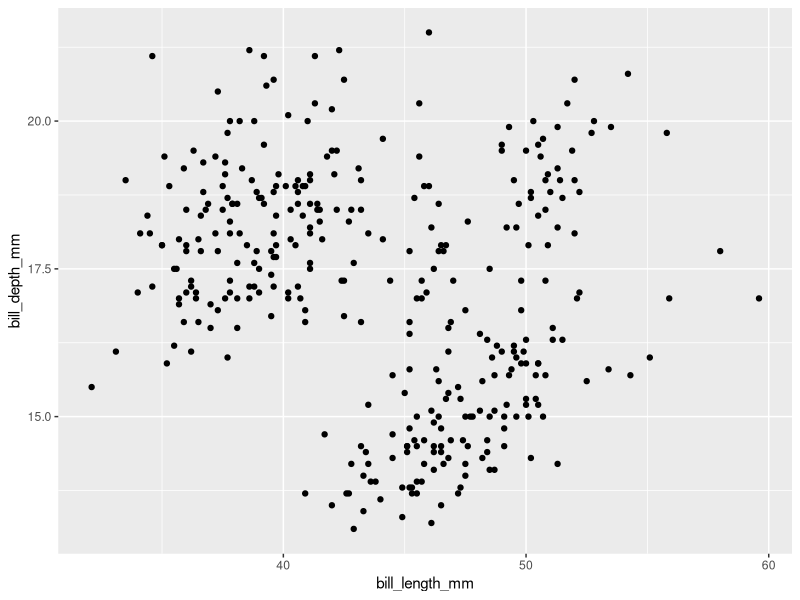
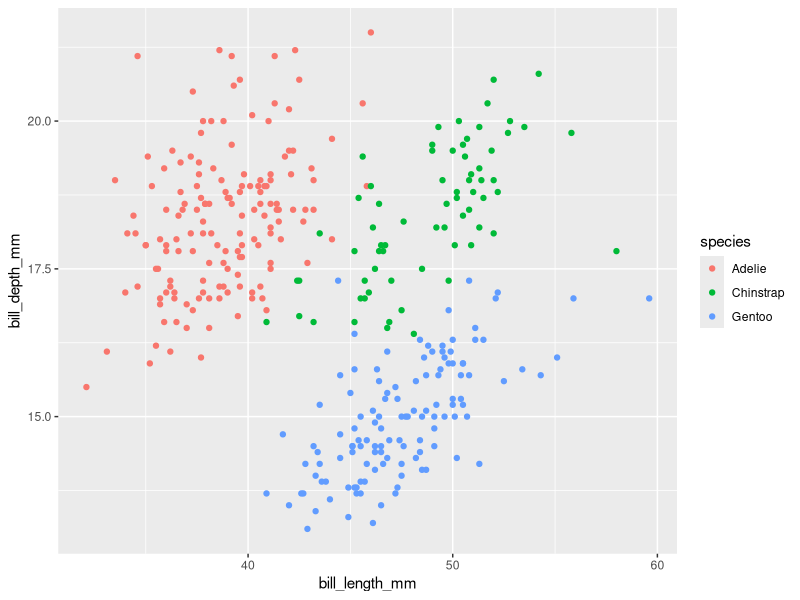
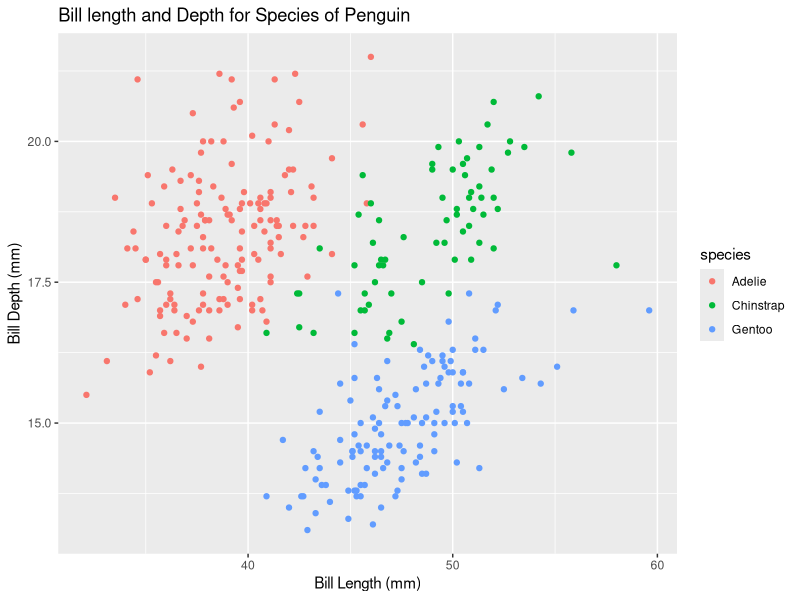
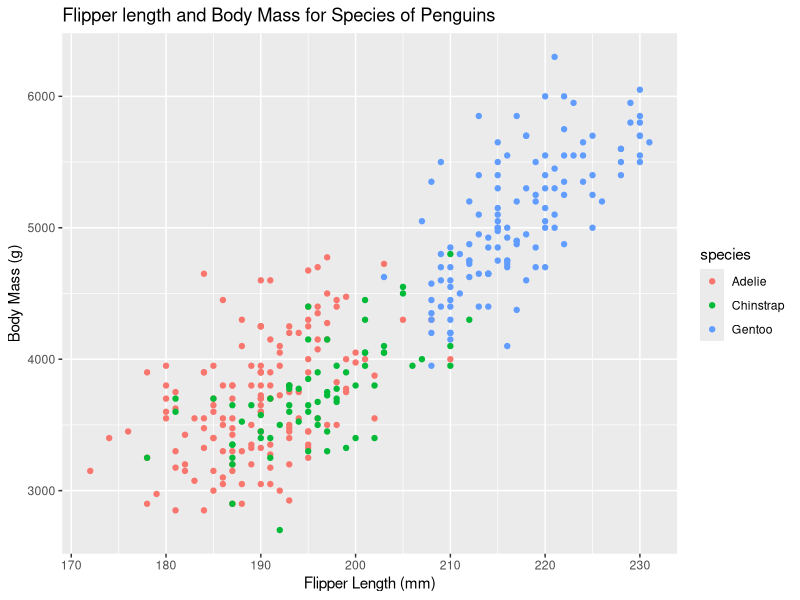

The R source for these figures, in order:
## ---- chunk 1
knitr::opts_chunk$set(echo = TRUE)
# Load required libraries
library(tidyverse)
library(palmerpenguins)
library(ggplot2)
## ---- chunk 2
str(penguins)
## ---- chunk 3
str(penguins_raw)
## ---- chunk 4
names(penguins)
## ---- chunk 5
ggplot(data = penguins, mapping = aes(x=bill_length_mm, y=bill_depth_mm)) +
  geom_point()
## ---- chunk 6
ggplot(data = penguins, mapping = aes(x=bill_length_mm, y=bill_depth_mm, color=species)) +
  geom_point()
## ---- chunk 7
p = ggplot(data = penguins, mapping = aes(x=bill_length_mm, y=bill_depth_mm, color=species)) +
  geom_point()
p + labs(title="Bill length and Depth for Species of Penguin",
         x="Bill Length (mm)",
         y="Bill Depth (mm)",
         )
## ---- chunk 8
q = ggplot(data = penguins, mapping = aes(x=flipper_length_mm, y=body_mass_g, color=species)) +
  geom_point()
q + labs(title="Flipper length and Body Mass for Species of Penguins",
         x="Flipper Length (mm)",
         y="Body Mass (g)",
         )
